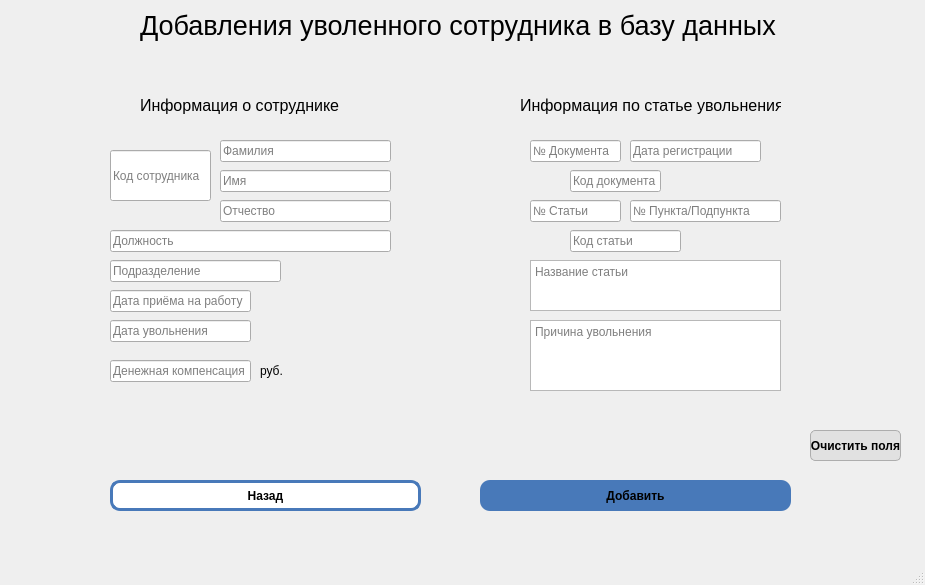
<?xml version="1.0" encoding="UTF-8"?>
<ui version="4.0">
 <class>addWindow</class>
 <widget class="QMainWindow" name="addWindow">
  <property name="geometry">
   <rect>
    <x>0</x>
    <y>0</y>
    <width>925</width>
    <height>585</height>
   </rect>
  </property>
  <property name="sizePolicy">
   <sizepolicy hsizetype="Fixed" vsizetype="Fixed">
    <horstretch>0</horstretch>
    <verstretch>0</verstretch>
   </sizepolicy>
  </property>
  <property name="windowTitle">
   <string>MainWindow</string>
  </property>
  <widget class="QWidget" name="centralwidget">
   <widget class="QPushButton" name="cancelButton">
    <property name="geometry">
     <rect>
      <x>110</x>
      <y>480</y>
      <width>311</width>
      <height>31</height>
     </rect>
    </property>
    <property name="styleSheet">
     <string notr="true">QPushButton {
    background-color: rgb(255,255,255);
    border-radius: 10px ;
	border: 3px solid rgb(72, 121, 185);
	font: bold;
}
</string>
    </property>
    <property name="text">
     <string>Назад</string>
    </property>
   </widget>
   <widget class="QLineEdit" name="surnameEdit">
    <property name="geometry">
     <rect>
      <x>220</x>
      <y>140</y>
      <width>171</width>
      <height>22</height>
     </rect>
    </property>
    <property name="placeholderText">
     <string>Фамилия</string>
    </property>
   </widget>
   <widget class="QLineEdit" name="nameEdit">
    <property name="geometry">
     <rect>
      <x>220</x>
      <y>170</y>
      <width>171</width>
      <height>22</height>
     </rect>
    </property>
    <property name="placeholderText">
     <string>Имя</string>
    </property>
   </widget>
   <widget class="QLineEdit" name="patronymicEdit">
    <property name="geometry">
     <rect>
      <x>220</x>
      <y>200</y>
      <width>171</width>
      <height>22</height>
     </rect>
    </property>
    <property name="placeholderText">
     <string>Отчество</string>
    </property>
   </widget>
   <widget class="QLineEdit" name="codeEmployeeEdit">
    <property name="geometry">
     <rect>
      <x>110</x>
      <y>150</y>
      <width>101</width>
      <height>51</height>
     </rect>
    </property>
    <property name="placeholderText">
     <string>Код сотрудника</string>
    </property>
   </widget>
   <widget class="QLineEdit" name="divisionEdit">
    <property name="geometry">
     <rect>
      <x>110</x>
      <y>260</y>
      <width>171</width>
      <height>22</height>
     </rect>
    </property>
    <property name="placeholderText">
     <string>Подразделение</string>
    </property>
   </widget>
   <widget class="QLineEdit" name="postEdit">
    <property name="geometry">
     <rect>
      <x>110</x>
      <y>230</y>
      <width>281</width>
      <height>22</height>
     </rect>
    </property>
    <property name="placeholderText">
     <string>Должность</string>
    </property>
   </widget>
   <widget class="QLineEdit" name="employementDateEdit">
    <property name="geometry">
     <rect>
      <x>110</x>
      <y>290</y>
      <width>141</width>
      <height>22</height>
     </rect>
    </property>
    <property name="text">
     <string/>
    </property>
    <property name="placeholderText">
     <string>Дата приёма на работу</string>
    </property>
   </widget>
   <widget class="QLabel" name="label">
    <property name="geometry">
     <rect>
      <x>140</x>
      <y>0</y>
      <width>671</width>
      <height>51</height>
     </rect>
    </property>
    <property name="styleSheet">
     <string notr="true">font-weght: bold;
font-size: 20pt;
</string>
    </property>
    <property name="text">
     <string>Добавления уволенного сотрудника в базу данных</string>
    </property>
   </widget>
   <widget class="QLabel" name="label_2">
    <property name="geometry">
     <rect>
      <x>140</x>
      <y>90</y>
      <width>201</width>
      <height>31</height>
     </rect>
    </property>
    <property name="styleSheet">
     <string notr="true">font-weght: bold;
font-size: 12pt;
</string>
    </property>
    <property name="text">
     <string>Информация о сотруднике</string>
    </property>
   </widget>
   <widget class="QLineEdit" name="dismissalDateEdit">
    <property name="geometry">
     <rect>
      <x>110</x>
      <y>320</y>
      <width>141</width>
      <height>22</height>
     </rect>
    </property>
    <property name="text">
     <string/>
    </property>
    <property name="placeholderText">
     <string>Дата увольнения</string>
    </property>
   </widget>
   <widget class="QLabel" name="label_3">
    <property name="geometry">
     <rect>
      <x>260</x>
      <y>360</y>
      <width>31</width>
      <height>21</height>
     </rect>
    </property>
    <property name="text">
     <string>руб.</string>
    </property>
   </widget>
   <widget class="QLineEdit" name="compensationEdit">
    <property name="geometry">
     <rect>
      <x>110</x>
      <y>360</y>
      <width>141</width>
      <height>22</height>
     </rect>
    </property>
    <property name="text">
     <string/>
    </property>
    <property name="placeholderText">
     <string>Денежная компенсация</string>
    </property>
   </widget>
   <widget class="QLabel" name="label_4">
    <property name="geometry">
     <rect>
      <x>520</x>
      <y>90</y>
      <width>261</width>
      <height>31</height>
     </rect>
    </property>
    <property name="styleSheet">
     <string notr="true">font-weght: bold;
font-size: 12pt;
</string>
    </property>
    <property name="text">
     <string>Информация по статье увольнения</string>
    </property>
   </widget>
   <widget class="QLineEdit" name="numDocumentEdit">
    <property name="geometry">
     <rect>
      <x>530</x>
      <y>140</y>
      <width>91</width>
      <height>22</height>
     </rect>
    </property>
    <property name="placeholderText">
     <string>№ Документа</string>
    </property>
   </widget>
   <widget class="QLineEdit" name="codeDismissalEdit">
    <property name="geometry">
     <rect>
      <x>570</x>
      <y>230</y>
      <width>111</width>
      <height>22</height>
     </rect>
    </property>
    <property name="text">
     <string/>
    </property>
    <property name="placeholderText">
     <string>Код статьи</string>
    </property>
   </widget>
   <widget class="QLineEdit" name="subNumEdit">
    <property name="geometry">
     <rect>
      <x>630</x>
      <y>200</y>
      <width>151</width>
      <height>22</height>
     </rect>
    </property>
    <property name="inputMask">
     <string/>
    </property>
    <property name="text">
     <string/>
    </property>
    <property name="placeholderText">
     <string>№ Пункта/Подпункта</string>
    </property>
   </widget>
   <widget class="QLineEdit" name="registrationDateEdit">
    <property name="geometry">
     <rect>
      <x>630</x>
      <y>140</y>
      <width>131</width>
      <height>22</height>
     </rect>
    </property>
    <property name="placeholderText">
     <string>Дата регистрации</string>
    </property>
   </widget>
   <widget class="QPlainTextEdit" name="dismissalReasonTextEdit">
    <property name="geometry">
     <rect>
      <x>530</x>
      <y>320</y>
      <width>251</width>
      <height>71</height>
     </rect>
    </property>
    <property name="placeholderText">
     <string>Причина увольнения</string>
    </property>
   </widget>
   <widget class="QPlainTextEdit" name="dismissalNameTextEdit">
    <property name="geometry">
     <rect>
      <x>530</x>
      <y>260</y>
      <width>251</width>
      <height>51</height>
     </rect>
    </property>
    <property name="placeholderText">
     <string>Название статьи</string>
    </property>
   </widget>
   <widget class="QPushButton" name="addButton">
    <property name="geometry">
     <rect>
      <x>480</x>
      <y>480</y>
      <width>311</width>
      <height>31</height>
     </rect>
    </property>
    <property name="styleSheet">
     <string notr="true">QPushButton {
    background-color: rgb(72, 121, 185);
    border-width: 5px;
    border-radius: 10px;
	font: bold;
    border-color: rgb(0, 0, 0);
    min-width: 5em;
    padding: 1px;
}

QPushButton#evilButton:pressed {
    background-color: rgb(224, 0, 0);
    border-style: inset;
}
</string>
    </property>
    <property name="text">
     <string>Добавить</string>
    </property>
   </widget>
   <widget class="QPushButton" name="clearButton">
    <property name="geometry">
     <rect>
      <x>810</x>
      <y>430</y>
      <width>91</width>
      <height>31</height>
     </rect>
    </property>
    <property name="styleSheet">
     <string notr="true">font: bold;
border-radius: 5px;
border: 1px solid rgb(173,173,173);
background-color: rgb(225,225,225);

</string>
    </property>
    <property name="text">
     <string>Очистить поля</string>
    </property>
   </widget>
   <widget class="QLineEdit" name="numDismissalEdit">
    <property name="geometry">
     <rect>
      <x>530</x>
      <y>200</y>
      <width>91</width>
      <height>22</height>
     </rect>
    </property>
    <property name="placeholderText">
     <string>№ Статьи</string>
    </property>
   </widget>
   <widget class="QLineEdit" name="codeDocumentEdit">
    <property name="geometry">
     <rect>
      <x>570</x>
      <y>170</y>
      <width>91</width>
      <height>22</height>
     </rect>
    </property>
    <property name="placeholderText">
     <string>Код документа</string>
    </property>
   </widget>
  </widget>
  <widget class="QMenuBar" name="menubar">
   <property name="geometry">
    <rect>
     <x>0</x>
     <y>0</y>
     <width>925</width>
     <height>22</height>
    </rect>
   </property>
  </widget>
  <widget class="QStatusBar" name="statusbar"/>
 </widget>
 <resources/>
 <connections/>
</ui>
